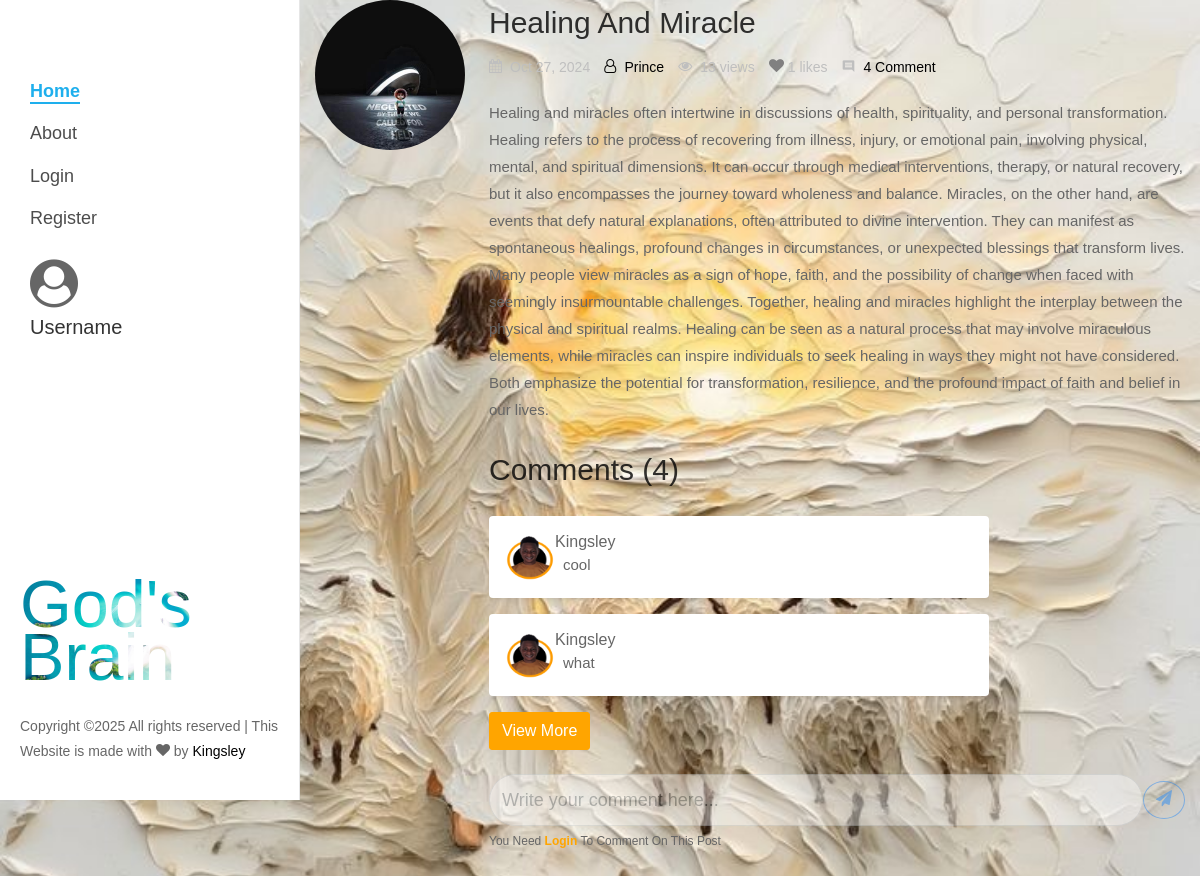
Page /post/24 on the committed database.
### posts/models.py (models this page shows, shortened)
class Post(models.Model):
    title = models.CharField(max_length=100)
    content = models.TextField()
    views = models.PositiveIntegerField(default=0)
    likes = models.ManyToManyField(User, related_name='liked_posts', blank=True)
    date_posted = models.DateTimeField(auto_now_add=True)
    author = models.ForeignKey(User, on_delete=models.CASCADE)
    def total_likes(self):
        return self.likes.count()

class Comment(models.Model):
    post = models.ForeignKey(Post, related_name='comments', on_delete=models.CASCADE)
    author = models.ForeignKey(User, on_delete=models.CASCADE)
    content = models.TextField()

### users/models.py (models this page shows, shortened)
class Profile(models.Model):
    user = models.OneToOneField(User, on_delete=models.CASCADE)
    image = models.ImageField(upload_to='profile-pics', default='icon.png')

### posts/views.py (the view, shortened to what this page needs)
# urls.py: path('post/<int:pk>', PostDetailView.as_view(), name='post_detail'),
class PostDetailView(DetailView):
    model = Post
    template_name = "posts/post_detail.html"
    def get_object(self):
        post = super().get_object()
        session = self.request.session
        post_key = f'viewed_post_{post.id}'
        if not session.get(post_key):
            post.views += 1
            post.save(update_fields=['views'])
            session[post_key] = True
        return post
    def get_context_data(self, **kwargs):
        context = super().get_context_data(**kwargs)
        post = self.get_object()
        comments = Comment.objects.filter(post=post).order_by('id')
        comments_to_display = comments[:2]
        commentLen = len(comments)
        def loadMore():
            if commentLen > len(comments[:2]):
                return True
            else:
                return False
        context['total_comments'] = comments.count()
        context['more_comment'] = loadMore()
        context['comments_to_display'] = comments_to_display
        context['comment_form'] = CommentForm()
        context['titles'] = post.title
        return context

### posts/forms.py
class CommentForm(forms.ModelForm):
    class Meta:
        model = Comment
        fields = ['content']

### posts/templates/posts/post_detail.html (shortened to what this page needs)
{% extends 'posts/no_footer_base.html' %}
{% load static %}
{% block no-footer-content %}
<div class="container fadeInDown ftco-animated" style="margin: auto; display: grid; place-items: center;">
    <div class="col-md-12">
        <div class="blog-entry ftco-animate d-md-flex fadeInUp ftco-animated">
            <img src="{{ post.author.profile.image.url }}" class="img img-2">
            <div class="text text-2 pl-md-4">
                <h3 class="mb-2">{{ post.title }}</h3>
                <div class="meta-wrap">
                    <p class="meta">
                        <span><i class="icon-calendar mr-2"></i>{{ post.date_posted|date:"M d, Y" }}</span>
                        <span><a href="{% url 'profile' post.author.username %}"><i class="icon-user-o mr-2"></i>{{ post.author }}</a></span>
                        <span><i class="icon-eye mr-2"></i>{{ post.views }} views</span>
                        <span id="like-section-{{ post.pk }}">
                            <button
                                onclick="toggleLike({{ post.pk }}, '{% url 'toggle_like' post.pk %}')"
                                id="like-button-{{ post.pk }}"
                                style="border: none; background: none; cursor: pointer; outline: none; padding: 0;">
                                <i class="icon-heart"
                                   id="like-icon-{{ post.pk }}"
                                   style="color: {% if user in post.likes.all %}red{% else %}gray{% endif %}; font-size: 15px;">
                                </i>
                            </button>
                            <span id="like-count-{{ post.pk }}">{{ post.total_likes }} likes</span>
                            <span><i class="icon-comment2 mr-2"></i><a href="{% url 'post_detail' post.id %}">{{total_comments}} Comment</a></span>
                        </span>
                    </p>
                </div>
                <p class="mb-4">{{ post.content }}</p>
                <div class="comments" id="comments-section">
                    <h3 class="mb-4">Comments ({{ total_comments }})</h3>
                    <div style="max-width: 500px; overflow: auto;">
                        <div id="commentHead">
                            {% for comment in comments_to_display %}
                                <div class="card mb-3 border-0 shadow-sm">
                                    <div class="d-flex align-items-start p-3">
                                        <img src="{{ comment.author.profile.image.url }}" class="rounded-circle me-3" style="width: 50px; height: 50px;">
                                        <div>
                                            <h6 class="fw-bold mb-0">{{ comment.author }}</h6>
                                            <p class="mb-0 ml-2">{{ comment.content }}</p>
                                        </div>
                                    </div>
                                </div>
                            {% endfor %}
                        </div>
                        {% if more_comment is True %}
                        <form id="loadMore">
                            <button
                                type="button"
                                class="btn btn-link"
                                style="background-color: orange; border-radius: 3px; border: 1px orange solid; color: white; text-decoration: none"
                                onclick="LoadMore({{post.id}})">
                                View More
                            </button>
                        </form>
                        {% endif %}
                    </div>
                </div>
                {% if user.is_authenticated %}
                <div class="mt-4">
                    <form method="POST" class="d-flex align-items-center">
                        {% csrf_token %}
                        <input
                            type="text"
                            class="form-control me-2 rounded-pill"
                            name="content"
                            placeholder="Write your comment here..."
                            style="box-shadow: none;">
                        <button class="btn btn-outline-primary rounded-circle" type="submit">
                            <span class="icon-paper-plane"></span>
                        </button>
                    </form>
                </div>
                {% else %}
                <div class="mt-4" style="pointer-events:none; opacity:0.4; cusor">
                    <form class="d-flex align-items-center">
                        <input
                            type="text"
                            class="form-control me-2 rounded-pill"
                            name="content"
                            placeholder="Write your comment here..."
                            style="box-shadow: none; pointer-events: none;">
                        <button class="btn btn-outline-primary rounded-circle" type="submit">
                            <span class="icon-paper-plane"></span>
                        </button>
                    </form>
                </div>
                <small>You Need <a href="{% url 'login' %}" style="color: orange;">Login</a> To Comment On This Post</small>
                {% endif %}
            </div>
        </div>
    </div>
</div>
{% endblock %}

### posts/static/css/icomoon.css (style rules this page uses)
[class^="icon-"], [class*=" icon-"] { font-family: 'icomoon' !important; speak: none; font-style: normal; font-weight: normal; font-variant: normal; text-transform: none; line-height: 1; -webkit-font-smoothing: antialiased; -moz-osx-font-smoothing: grayscale; }
.icon-heart:before { content: "\f004"; }
.icon-eye:before { content: "\f06e"; }
.icon-calendar:before { content: "\f073"; }
.icon-paper-plane:before { content: "\f1d8"; }
.icon-user-o:before { content: "\f2c0"; }
.icon-comment2:before { content: "\e0b9"; }

### posts/templates/posts/no_footer_base.html (style rules this page uses)
html, body { scroll-behavior: smooth; }
small a { text-decoration: none; color: blue; font-weight: bold; }
p button { color: #fff; background-color: #333; height: 30px; border-radius: 5px; }
input { border-radius: 5px; background-color: transparent; }

### rows in the picture
Post: author.profile.image (picture), title "Healing And Miracle", date_posted "Oct 27, 2024", author "Prince", views "13", total_likes "1", content "Healing and miracles often intertwine in discussions of health, spirituality, and personal transformation. Healing refers to the process of recovering from illness, injury, or emotional pain, involving physical, mental, and spiritual dimensions. It can occur through medical interventions, therapy, or natural recovery, but it also encompasses the journey toward wholeness and balance. Miracles, on the other hand, are events that defy natural explanations, often attributed to divine intervention. They can manifest as spontaneous healings, profound changes in circumstances, or unexpected blessings that transform lives. Many people view miracles as a sign of hope, faith, and the possibility of…"
Comment: author.profile.image (placeholder picture), author "Kingsley", content "cool"
Comment: author.profile.image (placeholder picture), author "Kingsley", content "what"

### other values in the picture
{{ total_comments }} "4"
